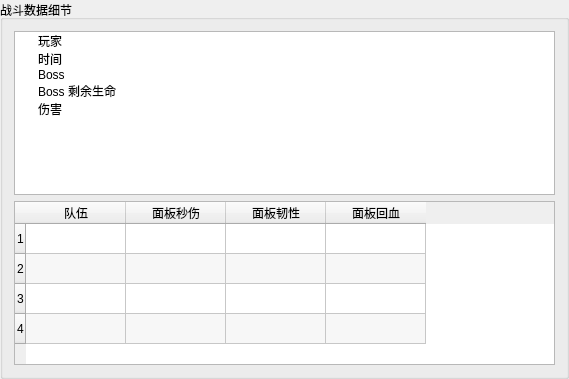
<?xml version="1.0" encoding="UTF-8"?>
<ui version="4.0">
 <class>GroupBox</class>
 <widget class="QGroupBox" name="GroupBox">
  <property name="geometry">
   <rect>
    <x>0</x>
    <y>0</y>
    <width>569</width>
    <height>379</height>
   </rect>
  </property>
  <property name="windowTitle">
   <string>GroupBox</string>
  </property>
  <property name="title">
   <string>战斗数据细节</string>
  </property>
  <layout class="QHBoxLayout" name="horizontalLayout">
   <item>
    <layout class="QVBoxLayout" name="verticalLayout">
     <item>
      <widget class="QTreeWidget" name="tree">
       <property name="headerHidden">
        <bool>true</bool>
       </property>
       <column>
        <property name="text">
         <string>1</string>
        </property>
       </column>
       <item>
        <property name="text">
         <string>玩家</string>
        </property>
       </item>
       <item>
        <property name="text">
         <string>时间</string>
        </property>
       </item>
       <item>
        <property name="text">
         <string>Boss</string>
        </property>
       </item>
       <item>
        <property name="text">
         <string>Boss 剩余生命</string>
        </property>
       </item>
       <item>
        <property name="text">
         <string>伤害</string>
        </property>
       </item>
      </widget>
     </item>
     <item>
      <widget class="QTableWidget" name="table">
       <property name="alternatingRowColors">
        <bool>true</bool>
       </property>
       <property name="rowCount">
        <number>4</number>
       </property>
       <row/>
       <row/>
       <row/>
       <row/>
       <column>
        <property name="text">
         <string>队伍</string>
        </property>
       </column>
       <column>
        <property name="text">
         <string>面板秒伤</string>
        </property>
       </column>
       <column>
        <property name="text">
         <string>面板韧性</string>
        </property>
       </column>
       <column>
        <property name="text">
         <string>面板回血</string>
        </property>
       </column>
      </widget>
     </item>
    </layout>
   </item>
  </layout>
 </widget>
 <resources/>
 <connections/>
</ui>
